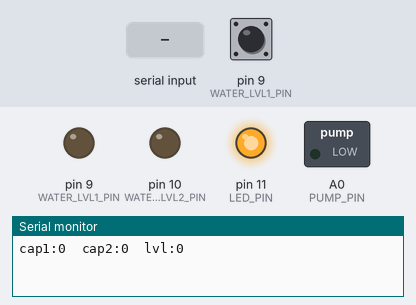
Bench run of a sketch on a simulated Arduino Uno, built with avr-gcc and run on an emulated ATmega328P. Shown: switched loads named in the sketch (green lamp = pin HIGH), output pins drawn as LEDs (lit = HIGH), the last lines printed to the serial monitor. The inputs (shaded band) are chosen by the test bench; at power-on: pin 9 (WATER_LVL1_PIN) LOW.

Above: at 1.2 s.
1.3 s: "setLeds:0\n" received over Serial
6.5 s: "setLeds:1\n" received over Serial
16.7 s: pin 9 (WATER_LVL1_PIN) pulsed HIGH 2 times (0.12 s each, 0.3 s apart)
At 20.5 s:
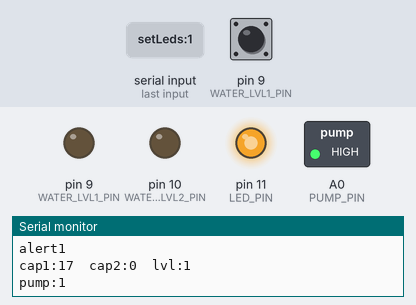
At 21.1 s:
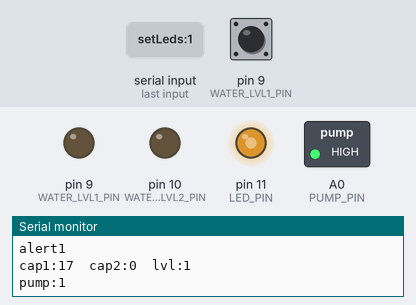
22.7 s: pin 9 (WATER_LVL1_PIN) driven HIGH
At 26.0 s:
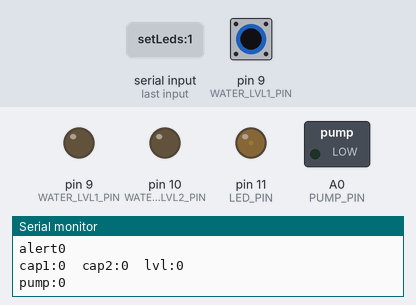
Timing chart, 0 to 27.2 s (numbered marks = the images above; inputs shaded):
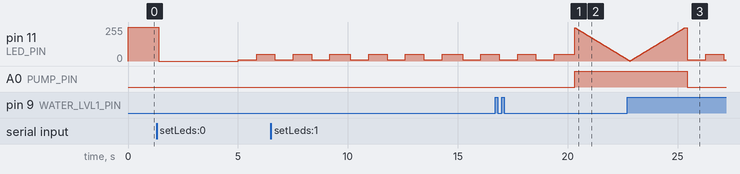

The sketch:

code_trinket.ino
```cpp
///// For Adafruit Pro Trinket 5V
///////////////////////////////////////////////////

#define READ_WATERLEVEL_INTERVAL 5000
#define WATERLEVEL0_ALERT_INTERVAL 86400000L
#define SEND_STATES_INTERVAL 300000L
#define TOGGLE_PUMP_INTERVAL 3600000L

#define WATER_LVL1_PIN 9
#define WATER_LVL2_PIN 10
#define PUMP_PIN A0
#define LED_PIN 11

// https://github.com/schinken/SimpleTimer
#include <SimpleTimer.h>
SimpleTimer timer;

int waterLvl = 0,
    ledsIntensity = 0,
    pumpIntensity = 0;

// for pump toggle, if waterLvl == 1
boolean activePump = true;

// Serial communication
String inputString = "";
int inputStringLength = 0;

void setup() {
    // init pins
    pinMode( WATER_LVL1_PIN, INPUT );
    pinMode( WATER_LVL2_PIN, INPUT );

    pinMode( PUMP_PIN, OUTPUT );
    setPump( LOW );

    pinMode( LED_PIN, OUTPUT );

    setLeds( HIGH );

    // Init Serial communication
    Serial.begin( 9600 );
    // reserve 200 bytes for the inputString
    inputString.reserve( 200 );

    // init timed loops
    timer.setInterval( READ_WATERLEVEL_INTERVAL, readWaterLevel );
    timer.setInterval( WATERLEVEL0_ALERT_INTERVAL, waterLevel0Alert );
    timer.setInterval( SEND_STATES_INTERVAL, sendStates );
    timer.setInterval( TOGGLE_PUMP_INTERVAL, togglePump );

    waterLvl = getWaterLevel();
}

void loop() {
    timer.run();
    //getWaterLevel(); // uncomment for testing water level sensors + comment timer.run();
    delay( 100 );
}
```

actuators_functions.ino
```cpp
void setPump( int intensity ) {
    if( getWaterLevel() == 0 || intensity == LOW ) {
        digitalWrite( PUMP_PIN, LOW );
        if( pumpIntensity != 0 ) {
            Serial.println( "pump:0" );
        }
        pumpIntensity = 0;
    }
    else {
        digitalWrite( PUMP_PIN, HIGH );
        if( pumpIntensity != 1 ) {
            Serial.println( "pump:1" );
        }
        pumpIntensity = 1;
    }
}

void setLeds( int intensity ) {
    if( ledsIntensity != intensity ) {
        Serial.println( "leds:" + String( intensity ) );
    }
    ledsIntensity = intensity;

    if( intensity == LOW  ) {
        digitalWrite( LED_PIN, LOW );
    }
    else if( intensity == HIGH ) {
        digitalWrite( LED_PIN, HIGH );
    }
}

void togglePump() {
    activePump = !activePump;
}

void signalWaterLvl_1() {
    for( int i = 250; i > 0; i -- ) {
        analogWrite( LED_PIN, i );
        delay( 10 );
    }
    for( int i = 0; i < 250; i ++ ) {
        analogWrite( LED_PIN, i );
        delay( 10 );
    }
}

void signalWaterLvl_0() {
    analogWrite( LED_PIN, 10 );
    delay( READ_WATERLEVEL_INTERVAL / 6 );
    analogWrite( LED_PIN, 50 );
    delay( READ_WATERLEVEL_INTERVAL / 6 );
    analogWrite( LED_PIN, 10 );
    delay( READ_WATERLEVEL_INTERVAL / 6 );
    analogWrite( LED_PIN, 50 );
    delay( READ_WATERLEVEL_INTERVAL / 6 );
    analogWrite( LED_PIN, 10 );
    delay( READ_WATERLEVEL_INTERVAL / 6 );
    analogWrite( LED_PIN, 50 );
    delay( READ_WATERLEVEL_INTERVAL / 6 );
}
```

communication_functions.ino
```cpp
void serialEvent() {
    while( Serial.available() ) {
        char inChar = ( char ) Serial.read();

        if( inChar == '\n' ) {
            parseString();
        }
        else{
            inputString += inChar;
            inputStringLength ++;
        }
    }
}

void parseString() {
    if( inputString.startsWith( "getValues" ) ) {
        readWaterLevel();
        sendStates();
    }
    else if( inputString.startsWith( "setPump:" ) ) {
        char state = inputString.charAt( inputStringLength - 1 );
        setPump( state == '1' ? HIGH : LOW );
    }
    else if( inputString.startsWith( "setLeds:0" ) ) {
        setLeds( LOW );
    }
    else if( inputString.startsWith( "setLeds:1" ) ) {
        setLeds( HIGH );
    }
    else {
        Serial.println( inputString );
    }

    // reset inputString
    inputString = "";
    inputStringLength = 0;
}

void sendStates() {
    Serial.println( "waterlevel:" + String( waterLvl ) );
    delay( 200 );
    Serial.println( "pump:" + String( pumpIntensity ) );
    delay( 200 );
    Serial.println( "leds:" + String( ledsIntensity ) );
}
```

readcapa.ino
```cpp
int readCapacitivePin( int pinToMeasure ) {
    // Variables used to translate from Arduino to AVR pin naming
    volatile uint8_t* port;
    volatile uint8_t* ddr;
    volatile uint8_t* pin;

    // Here we translate the input pin number from
    //  Arduino pin number to the AVR PORT, PIN, DDR,
    //  and which bit of those registers we care about.
    byte bitmask;
    port = portOutputRegister(digitalPinToPort(pinToMeasure));
    ddr = portModeRegister(digitalPinToPort(pinToMeasure));
    bitmask = digitalPinToBitMask(pinToMeasure);
    pin = portInputRegister(digitalPinToPort(pinToMeasure));

    // Discharge the pin first by setting it low and output
    *port &= ~(bitmask);
    *ddr  |= bitmask;
    delay(1);

    uint8_t SREG_old = SREG; //back up the AVR Status Register

    // Prevent the timer IRQ from disturbing our measurement
    noInterrupts();

    // Make the pin an input with the internal pull-up on
    *ddr &= ~(bitmask);
    *port |= bitmask;

    // Now see how long the pin to get pulled up. This manual unrolling of the loop
    // decreases the number of hardware cycles between each read of the pin,
    // thus increasing sensitivity.
    uint8_t cycles = 17;

    if (*pin & bitmask) {
        cycles =  0;
    }
    else if (*pin & bitmask) {
        cycles =  1;
    }
    else if (*pin & bitmask) {
        cycles =  2;
    }
    else if (*pin & bitmask) {
        cycles =  3;
    }
    else if (*pin & bitmask) {
        cycles =  4;
    }
    else if (*pin & bitmask) {
        cycles =  5;
    }
    else if (*pin & bitmask) {
        cycles =  6;
    }
    else if (*pin & bitmask) {
        cycles =  7;
    }
    else if (*pin & bitmask) {
        cycles =  8;
    }
    else if (*pin & bitmask) {
        cycles =  9;
    }
    else if (*pin & bitmask) {
        cycles = 10;
    }
    else if (*pin & bitmask) {
        cycles = 11;
    }
    else if (*pin & bitmask) {
        cycles = 12;
    }
    else if (*pin & bitmask) {
        cycles = 13;
    }
    else if (*pin & bitmask) {
        cycles = 14;
    }
    else if (*pin & bitmask) {
        cycles = 15;
    }
    else if (*pin & bitmask) {
        cycles = 16;
    }

    // End of timing-critical section; turn interrupts back on if they were on before, or leave them off if they were off before
    SREG = SREG_old;

    // Discharge the pin again by setting it low and output
    //  It's important to leave the pins low if you want to
    //  be able to touch more than 1 sensor at a time - if
    //  the sensor is left pulled high, when you touch
    //  two sensors, your body will transfer the charge between
    //  sensors.
    *port &= ~(bitmask);
    *ddr  |= bitmask;

    return cycles;
}
```

sensors_functions.ino
```cpp
void readWaterLevel() {
    int currentWaterLvl = getWaterLevel();

    if( currentWaterLvl != waterLvl ) {
        if( currentWaterLvl == 2 ) {
            Serial.println( "alert2" );
            setLeds( HIGH );
        }
        else if( currentWaterLvl == 1 ) {
            Serial.println( "alert1" );
        }
        else if( currentWaterLvl == 0 ) {
            Serial.println( "alert0" );
        }
    }

    waterLvl = currentWaterLvl;

    if( waterLvl == 2 ) {
        setPump( HIGH );
    }
    else if( waterLvl == 1 ) {
        setPump( activePump ? HIGH : LOW );
        signalWaterLvl_1();
    }
    else if( waterLvl == 0 ) {
        setPump( LOW );
        signalWaterLvl_0();
    }
}

int getWaterLevel() {
    int cap1 = readCapacitivePin( WATER_LVL1_PIN );
    int lvl1 = cap1 >= 4 ? 1 : 0;
    int cap2 = readCapacitivePin( WATER_LVL2_PIN );
    int lvl2 = cap2 >= 4 ? 1 : 0;
    Serial.println( "cap1:" + String( cap1 ) + "  cap2:" + String( cap2 ) + "  lvl:" + String( lvl1 + lvl2 ) );
    return lvl1 + lvl2;
}

void waterLevel0Alert() {
    if( waterLvl == 0 ) {
        Serial.println( "alert0" );
    }
}
```

Measured:
- after the input at 16.7 s, A0 (PUMP_PIN): LOW → HIGH after 3.6 s
- after the input at 22.7 s, A0 (PUMP_PIN): HIGH → LOW after 2.7 s
- by itself, pin 11 (LED_PIN): alternates 50/255 for 0.83 s and 10/255 for 0.83 s
